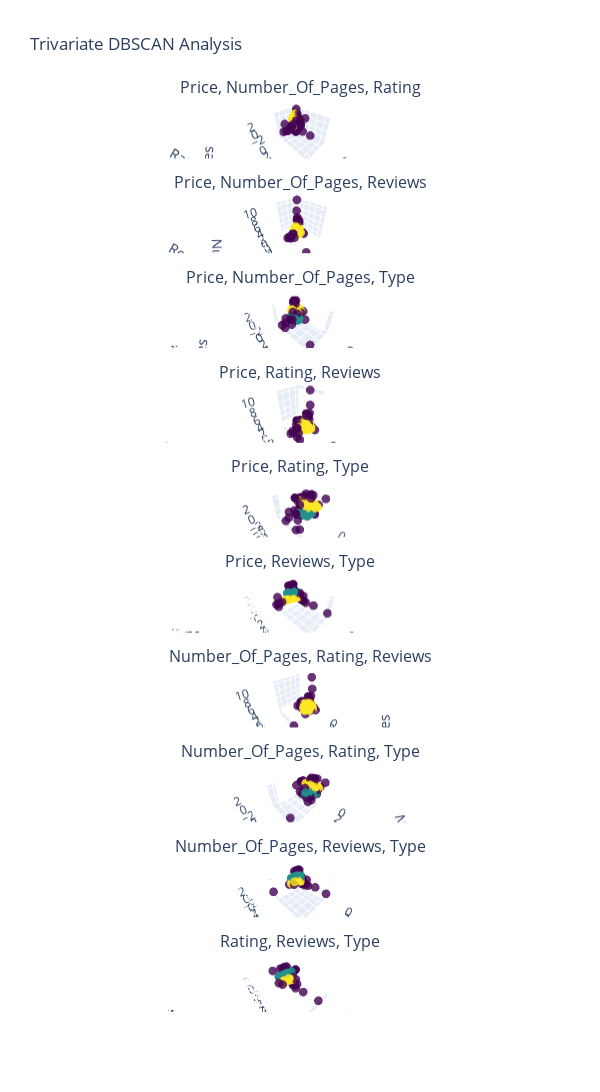

Notebook code cell kept with this figure:
### Markdown cell above
### Task 2.2: Trivariate Outlier Detection

To view the interactive plot, please visit the following link: [yufanbruce.com/dsw/posts/a2](https://yufanbruce.com/dsw/posts/a2).

### Code cell
trivariate_combinations = list(combinations(features, 3))

outliers_trivariate = {}  # Store the outliers for each trivariate combination

total_plots = len(trivariate_combinations)
cols = 1
rows = total_plots

fig = make_subplots(
    rows=rows,
    cols=cols,
    specs=[[{"type": "scatter3d"}] for _ in range(total_plots)],
    subplot_titles=[f"{x[0]}, {x[1]}, {x[2]}" for x in trivariate_combinations],
    vertical_spacing=0.04,
)

for i, combination in enumerate(trivariate_combinations):
    feature1, feature2, feature3 = combination
    X_subset = X_scaled_df[[feature1, feature2, feature3]]

    # Apply DBSCAN
    dbscan = DBSCAN(eps=0.7, min_samples=12).fit(X_subset)
    labels = dbscan.labels_

    # Store the outliers
    outlier_indices = np.where(labels == -1)[0]
    outliers_trivariate[combination] = df.iloc[outlier_indices][list(combination)]

    # Create a 3D scatter plot
    fig.add_trace(
        go.Scatter3d(
            x=X_subset[feature1],
            y=X_subset[feature2],
            z=X_subset[feature3],
            mode="markers",
            marker=dict(
                size=3,
                color=labels,  # Color points by cluster labels
                colorscale="Viridis",  # Choose a color scale
                opacity=0.8,
            ),
            showlegend=False,
        ),
        row=i + 1,
        col=1,
    )

    fig.update_scenes(
        dict(xaxis_title=feature1, yaxis_title=feature2, zaxis_title=feature3),
        row=i + 1,
        col=1,
    )

fig.update_layout(height=600 * rows, width=600, title_text="Trivariate DBSCAN Analysis")
fig.update_traces(marker_showscale=False)

# Show the plot
fig.write_html("plots/task2_2.html")
fig.show()

### Figure 1 — Plotly figure (JSON) as saved in the notebook; plotly's stock layout.template omitted (floating-point values rounded to 4 significant figures; data arrays with more than 128 entries replaced by an {"elided": "..."} marker saying what was removed)
{"data": [{"marker": {"color": {"elided": "271 int values"}, "colorscale": [[0, "#440154"], [0.1111, "#482878"], [0.2222, "#3e4989"], [0.3333, "#31688e"], [0.4444, "#26828e"], [0.5556, "#1f9e89"], [0.6667, "#35b779"], [0.7778, "#6ece58"], [0.8889, "#b5de2b"], [1, "#fde725"]], "opacity": 0.8, "showscale": false, "size": 3}, "mode": "markers", "scene": "scene", "showlegend": false, "type": "scatter3d", "x": {"elided": "271 float values"}, "y": {"elided": "271 float values"}, "z": {"elided": "271 float values"}}, {"marker": {"color": {"elided": "271 int values"}, "colorscale": [[0, "#440154"], [0.1111, "#482878"], [0.2222, "#3e4989"], [0.3333, "#31688e"], [0.4444, "#26828e"], [0.5556, "#1f9e89"], [0.6667, "#35b779"], [0.7778, "#6ece58"], [0.8889, "#b5de2b"], [1, "#fde725"]], "opacity": 0.8, "showscale": false, "size": 3}, "mode": "markers", "scene": "scene2", "showlegend": false, "type": "scatter3d", "x": {"elided": "271 float values"}, "y": {"elided": "271 float values"}, "z": {"elided": "271 float values"}}, {"marker": {"color": {"elided": "271 int values"}, "colorscale": [[0, "#440154"], [0.1111, "#482878"], [0.2222, "#3e4989"], [0.3333, "#31688e"], [0.4444, "#26828e"], [0.5556, "#1f9e89"], [0.6667, "#35b779"], [0.7778, "#6ece58"], [0.8889, "#b5de2b"], [1, "#fde725"]], "opacity": 0.8, "showscale": false, "size": 3}, "mode": "markers", "scene": "scene3", "showlegend": false, "type": "scatter3d", "x": {"elided": "271 float values"}, "y": {"elided": "271 float values"}, "z": {"elided": "271 float values"}}, {"marker": {"color": {"elided": "271 int values"}, "colorscale": [[0, "#440154"], [0.1111, "#482878"], [0.2222, "#3e4989"], [0.3333, "#31688e"], [0.4444, "#26828e"], [0.5556, "#1f9e89"], [0.6667, "#35b779"], [0.7778, "#6ece58"], [0.8889, "#b5de2b"], [1, "#fde725"]], "opacity": 0.8, "showscale": false, "size": 3}, "mode": "markers", "scene": "scene4", "showlegend": false, "type": "scatter3d", "x": {"elided": "271 float values"}, "y": {"elided": "271 float values"}, "z": {"elided": "271 float values"}}, {"marker": {"color": {"elided": "271 int values"}, "colorscale": [[0, "#440154"], [0.1111, "#482878"], [0.2222, "#3e4989"], [0.3333, "#31688e"], [0.4444, "#26828e"], [0.5556, "#1f9e89"], [0.6667, "#35b779"], [0.7778, "#6ece58"], [0.8889, "#b5de2b"], [1, "#fde725"]], "opacity": 0.8, "showscale": false, "size": 3}, "mode": "markers", "scene": "scene5", "showlegend": false, "type": "scatter3d", "x": {"elided": "271 float values"}, "y": {"elided": "271 float values"}, "z": {"elided": "271 float values"}}, {"marker": {"color": {"elided": "271 int values"}, "colorscale": [[0, "#440154"], [0.1111, "#482878"], [0.2222, "#3e4989"], [0.3333, "#31688e"], [0.4444, "#26828e"], [0.5556, "#1f9e89"], [0.6667, "#35b779"], [0.7778, "#6ece58"], [0.8889, "#b5de2b"], [1, "#fde725"]], "opacity": 0.8, "showscale": false, "size": 3}, "mode": "markers", "scene": "scene6", "showlegend": false, "type": "scatter3d", "x": {"elided": "271 float values"}, "y": {"elided": "271 float values"}, "z": {"elided": "271 float values"}}, {"marker": {"color": {"elided": "271 int values"}, "colorscale": [[0, "#440154"], [0.1111, "#482878"], [0.2222, "#3e4989"], [0.3333, "#31688e"], [0.4444, "#26828e"], [0.5556, "#1f9e89"], [0.6667, "#35b779"], [0.7778, "#6ece58"], [0.8889, "#b5de2b"], [1, "#fde725"]], "opacity": 0.8, "showscale": false, "size": 3}, "mode": "markers", "scene": "scene7", "showlegend": false, "type": "scatter3d", "x": {"elided": "271 float values"}, "y": {"elided": "271 float values"}, "z": {"elided": "271 float values"}}, {"marker": {"color": {"elided": "271 int values"}, "colorscale": [[0, "#440154"], [0.1111, "#482878"], [0.2222, "#3e4989"], [0.3333, "#31688e"], [0.4444, "#26828e"], [0.5556, "#1f9e89"], [0.6667, "#35b779"], [0.7778, "#6ece58"], [0.8889, "#b5de2b"], [1, "#fde725"]], "opacity": 0.8, "showscale": false, "size": 3}, "mode": "markers", "scene": "scene8", "showlegend": false, "type": "scatter3d", "x": {"elided": "271 float values"}, "y": {"elided": "271 float values"}, "z": {"elided": "271 float values"}}, {"marker": {"color": {"elided": "271 int values"}, "colorscale": [[0, "#440154"], [0.1111, "#482878"], [0.2222, "#3e4989"], [0.3333, "#31688e"], [0.4444, "#26828e"], [0.5556, "#1f9e89"], [0.6667, "#35b779"], [0.7778, "#6ece58"], [0.8889, "#b5de2b"], [1, "#fde725"]], "opacity": 0.8, "showscale": false, "size": 3}, "mode": "markers", "scene": "scene9", "showlegend": false, "type": "scatter3d", "x": {"elided": "271 float values"}, "y": {"elided": "271 float values"}, "z": {"elided": "271 float values"}}, {"marker": {"color": {"elided": "271 int values"}, "colorscale": [[0, "#440154"], [0.1111, "#482878"], [0.2222, "#3e4989"], [0.3333, "#31688e"], [0.4444, "#26828e"], [0.5556, "#1f9e89"], [0.6667, "#35b779"], [0.7778, "#6ece58"], [0.8889, "#b5de2b"], [1, "#fde725"]], "opacity": 0.8, "showscale": false, "size": 3}, "mode": "markers", "scene": "scene10", "showlegend": false, "type": "scatter3d", "x": {"elided": "271 float values"}, "y": {"elided": "271 float values"}, "z": {"elided": "271 float values"}}], "layout": {"annotations": [{"font": {"size": 16}, "showarrow": false, "text": "Price, Number_Of_Pages, Rating", "x": 0.5, "xanchor": "center", "xref": "paper", "y": 1, "yanchor": "bottom", "yref": "paper"}, {"font": {"size": 16}, "showarrow": false, "text": "Price, Number_Of_Pages, Reviews", "x": 0.5, "xanchor": "center", "xref": "paper", "y": 0.896, "yanchor": "bottom", "yref": "paper"}, {"font": {"size": 16}, "showarrow": false, "text": "Price, Number_Of_Pages, Type", "x": 0.5, "xanchor": "center", "xref": "paper", "y": 0.792, "yanchor": "bottom", "yref": "paper"}, {"font": {"size": 16}, "showarrow": false, "text": "Price, Rating, Reviews", "x": 0.5, "xanchor": "center", "xref": "paper", "y": 0.688, "yanchor": "bottom", "yref": "paper"}, {"font": {"size": 16}, "showarrow": false, "text": "Price, Rating, Type", "x": 0.5, "xanchor": "center", "xref": "paper", "y": 0.584, "yanchor": "bottom", "yref": "paper"}, {"font": {"size": 16}, "showarrow": false, "text": "Price, Reviews, Type", "x": 0.5, "xanchor": "center", "xref": "paper", "y": 0.48, "yanchor": "bottom", "yref": "paper"}, {"font": {"size": 16}, "showarrow": false, "text": "Number_Of_Pages, Rating, Reviews", "x": 0.5, "xanchor": "center", "xref": "paper", "y": 0.376, "yanchor": "bottom", "yref": "paper"}, {"font": {"size": 16}, "showarrow": false, "text": "Number_Of_Pages, Rating, Type", "x": 0.5, "xanchor": "center", "xref": "paper", "y": 0.272, "yanchor": "bottom", "yref": "paper"}, {"font": {"size": 16}, "showarrow": false, "text": "Number_Of_Pages, Reviews, Type", "x": 0.5, "xanchor": "center", "xref": "paper", "y": 0.168, "yanchor": "bottom", "yref": "paper"}, {"font": {"size": 16}, "showarrow": false, "text": "Rating, Reviews, Type", "x": 0.5, "xanchor": "center", "xref": "paper", "y": 0.064, "yanchor": "bottom", "yref": "paper"}], "height": 6000, "scene": {"domain": {"x": [0, 1], "y": [0.936, 1]}, "xaxis": {"title": {"text": "Price"}}, "yaxis": {"title": {"text": "Number_Of_Pages"}}, "zaxis": {"title": {"text": "Rating"}}}, "scene10": {"domain": {"x": [0, 1], "y": [0, 0.064]}, "xaxis": {"title": {"text": "Rating"}}, "yaxis": {"title": {"text": "Reviews"}}, "zaxis": {"title": {"text": "Type"}}}, "scene2": {"domain": {"x": [0, 1], "y": [0.832, 0.896]}, "xaxis": {"title": {"text": "Price"}}, "yaxis": {"title": {"text": "Number_Of_Pages"}}, "zaxis": {"title": {"text": "Reviews"}}}, "scene3": {"domain": {"x": [0, 1], "y": [0.728, 0.792]}, "xaxis": {"title": {"text": "Price"}}, "yaxis": {"title": {"text": "Number_Of_Pages"}}, "zaxis": {"title": {"text": "Type"}}}, "scene4": {"domain": {"x": [0, 1], "y": [0.624, 0.688]}, "xaxis": {"title": {"text": "Price"}}, "yaxis": {"title": {"text": "Rating"}}, "zaxis": {"title": {"text": "Reviews"}}}, "scene5": {"domain": {"x": [0, 1], "y": [0.52, 0.584]}, "xaxis": {"title": {"text": "Price"}}, "yaxis": {"title": {"text": "Rating"}}, "zaxis": {"title": {"text": "Type"}}}, "scene6": {"domain": {"x": [0, 1], "y": [0.416, 0.48]}, "xaxis": {"title": {"text": "Price"}}, "yaxis": {"title": {"text": "Reviews"}}, "zaxis": {"title": {"text": "Type"}}}, "scene7": {"domain": {"x": [0, 1], "y": [0.312, 0.376]}, "xaxis": {"title": {"text": "Number_Of_Pages"}}, "yaxis": {"title": {"text": "Rating"}}, "zaxis": {"title": {"text": "Reviews"}}}, "scene8": {"domain": {"x": [0, 1], "y": [0.208, 0.272]}, "xaxis": {"title": {"text": "Number_Of_Pages"}}, "yaxis": {"title": {"text": "Rating"}}, "zaxis": {"title": {"text": "Type"}}}, "scene9": {"domain": {"x": [0, 1], "y": [0.104, 0.168]}, "xaxis": {"title": {"text": "Number_Of_Pages"}}, "yaxis": {"title": {"text": "Reviews"}}, "zaxis": {"title": {"text": "Type"}}}, "title": {"text": "Trivariate DBSCAN Analysis"}, "width": 600}}
